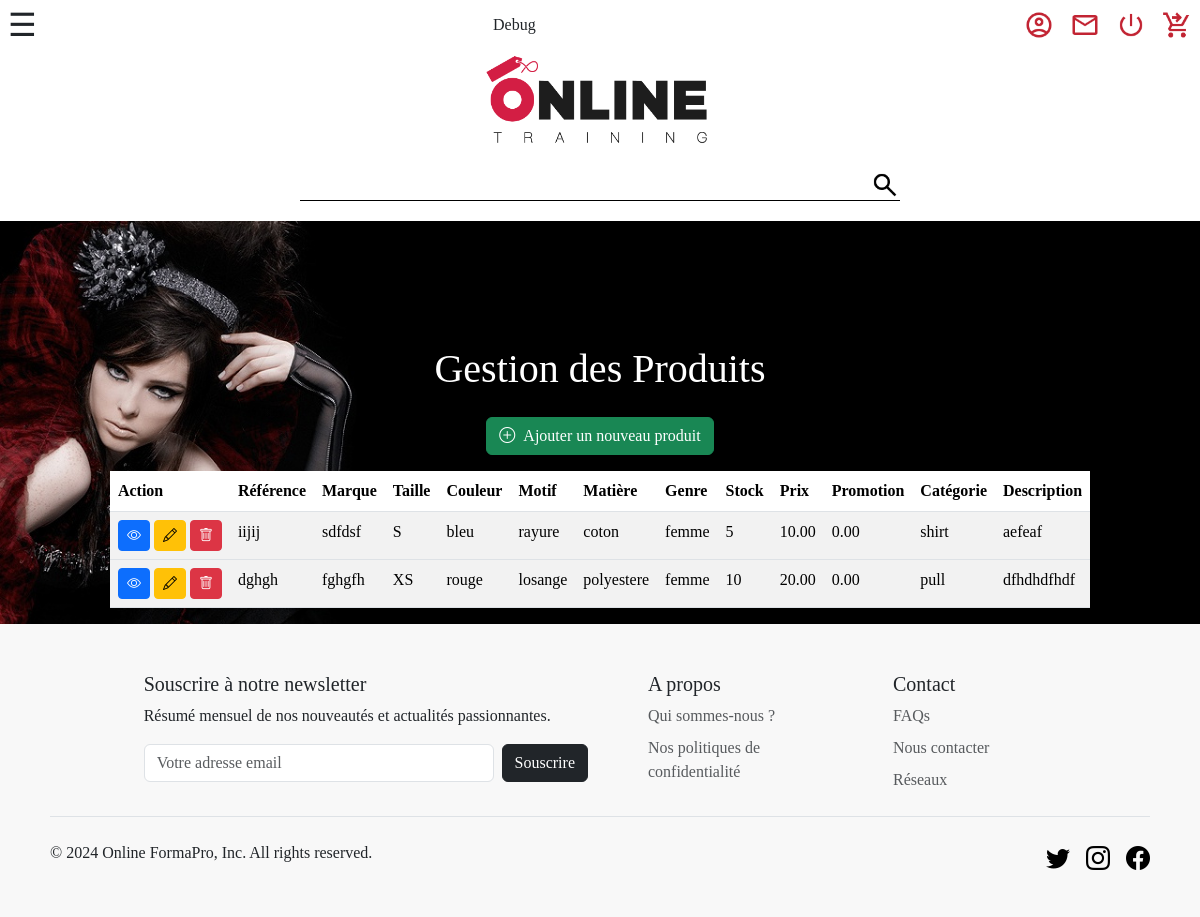
Screenshot of /pages/backoffice-produits.php (signed in) with the database file from the repository.
### tables this page shows
CREATE TABLE `products` (
  `id` int NOT NULL,
  `ref` varchar(255) NOT NULL,
  `brand` varchar(255) NOT NULL,
  `size` varchar(255) NOT NULL,
  `color` varchar(255) NOT NULL,
  `pattern` varchar(255) NOT NULL,
  `material` varchar(255) NOT NULL,
  `gender` varchar(255) NOT NULL,
  `stock` int NOT NULL,
  `price` decimal(5,2) NOT NULL,
  `discount` decimal(3,2) NOT NULL DEFAULT '1.00',
  `category` varchar(255) NOT NULL,
  `content` text NOT NULL,
  `image_1` varchar(255) NOT NULL,
  `image_2` varchar(255) DEFAULT NULL,
  `image_3` varchar(255) DEFAULT NULL,
  `image_4` varchar(255) DEFAULT NULL
);

### src/pages/backoffice-produits.php (the view, shortened to what this page needs)
<?php
require_once("../elements/connect.php");
    $sql ="SELECT * FROM products";
    $requete = $db->prepare($sql);
    $requete->execute();
    $resulta = $requete->fetchAll(PDO::FETCH_ASSOC);
?>
<!DOCTYPE html>
<html lang="en">
<head>
    <link href="https://cdn.jsdelivr.net/npm/bootstrap@5.3.3/dist/css/bootstrap.min.css" rel="stylesheet">
    <link rel="stylesheet" href="https://cdn.jsdelivr.net/npm/bootstrap-icons@1.11.1/font/bootstrap-icons.css">
    <link rel="stylesheet" href="../CSS/backoffice-style.css">
</head>
<body>
    <?php require_once ('../elements/header.php');?>
    <main class="bg-produits">
        <article class="backgene-set container mt-4">
            <h1 class="backoff-prod-title mb-4">Gestion des Produits</h1>
            <div class="mb-3">
                <a href="backoffice-add.php" class="btn btn-success">
                    <i class="bi bi-plus-circle me-2"></i>Ajouter un nouveau produit
                </a>
            </div>
            <div class="table-responsive">
                <table class="table table-striped table-hover">
                    <thead>
                        <tr>
                            <th>Action</th>
                            <th>Référence</th>
                            <th>Marque</th>
                            <th>Taille</th>
                            <th>Couleur</th>
                            <th>Motif</th>
                            <th>Matière</th>
                            <th>Genre</th>
                            <th>Stock</th>
                            <th>Prix</th>
                            <th>Promotion</th>
                            <th>Catégorie</th>
                            <th>Description</th>
                        </tr>
                    </thead>
                    <?php foreach($resulta as $produit): ?>
                    <tbody>
                        <tr>
                            <td>
                                <button class="btn btn-sm btn-primary" title="Voir"><i class="bi bi-eye"></i></button>
                                <button class="btn btn-sm btn-warning" title="Modifier"><a href="backoffice-modif.php?id=<?= $produit["id"] ?>"><i class="bi bi-pencil"></i></button>
                                <button class="btn btn-sm btn-danger" title="Supprimer"><a href="../tools/delete.php?id=<?= $produit["id"] ?>"><i class="bi bi-trash"></i></button>
                            </td>
                            <td><?= $produit['ref'] ?></td>
                            <td><?= $produit['brand'] ?></td>
                            <td><?= $produit['size'] ?></td>
                            <td><?= $produit['color'] ?></td>
                            <td><?= $produit['pattern'] ?></td>
                            <td><?= $produit['material'] ?></td>
                            <td><?= $produit['gender'] ?></td>
                            <td><?= $produit['stock'] ?></td>
                            <td><?= $produit['price'] ?></td>
                            <td><?= $produit['discount'] ?></td>
                            <td><?= $produit['category'] ?></td>
                            <td class="backoff-short-desc"><?= $produit['content'] ?></td>
                        </tr>
                    </tbody>
                    <?php endforeach; ?>
                </table>
            </div>
        </article>
    </main>
    <?php require_once ('../elements/footer.php');?>
</body>
</html>

### src/CSS/backoffice-style.css (style rules this page uses)
@media only screen and (min-width: 768px) { .backgene-set { display: flex; flex-direction: column; justify-content: center; align-items: center; } }
.backoff-prod-title { color: white; }
.bg-produits { background-image: url(/img/temporaire/backoff-prod.jpg); background-size: cover; padding-top: 100px; }
.backoff-short-desc { max-width: 150px; white-space: nowrap; overflow: hidden; text-overflow: ellipsis; }

### rows the page displays
products: ref "iijij", brand "sdfdsf", size "S", color "bleu", pattern "rayure", material "coton", gender "femme", stock "5", price "10.00", discount "0.00", category "shirt", content "aefeaf"
products: ref "dghgh", brand "fghgfh", size "XS", color "rouge", pattern "losange", material "polyestere", gender "femme", stock "10", price "20.00", discount "0.00", category "pull", content "dfhdhdfhdf"
